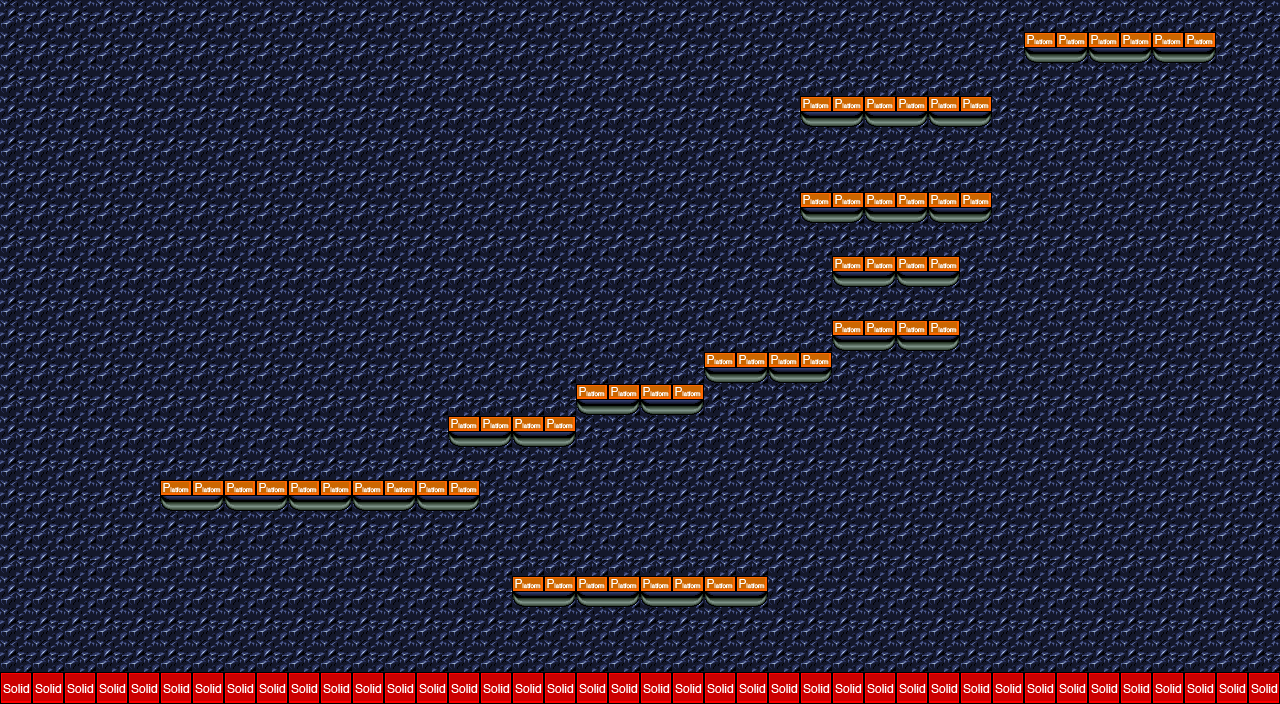

A level layout from a 2D game, rendered from its tile map. Below: a short description, then the map file with tile-grid data replaced by summaries:
An orthogonal 40x22 tile map with 32x32 px tiles, 4 tile layers (bg, background, foreground, collision), 2 tilesets and 1 object (localPlayer).

<map version="1.0" orientation="orthogonal" width="40" height="22" tilewidth="32" tileheight="32">
 <tileset firstgid="1" name="area03_level_tiles" tilewidth="32" tileheight="32">
  <image source="../images/area03_level_tiles.png" trans="ff00ff" width="640" height="480" />
 </tileset>
 <tileset firstgid="301" name="metatiles32x32" tilewidth="32" tileheight="32">
  <image source="../images/metatiles32x32.png" width="160" height="32" />
  <tile id="0">
   <properties>
    <property name="type" value="solid" />
   </properties>
  </tile>
  <tile id="1">
   <properties>
    <property name="type" value="platform" />
   </properties>
  </tile>
 </tileset>
 <layer name="bg" width="40" height="22">
  <data>[880 cells, 880 non-empty, 1 distinct tile ids]</data>
 </layer>
 <layer name="background" width="40" height="22">
  <data>[880 cells, 96 non-empty, 3 distinct tile ids]</data>
 </layer>
 <layer name="foreground" width="40" height="22">
  <data>[880 cells, 0 non-empty, 0 distinct tile ids]</data>
 </layer>
 <objectgroup name="objs" width="40" height="22">
  <object name="localPlayer" x="165" y="12" width="32" height="64">
   <properties>
    <property name="image" value="bear-sheet" />
    <property name="name" value="localPlayer" />
    <property name="spriteheight" value="620" />
    <property name="spritewidth" value="310" />
   </properties>
  </object>
 </objectgroup>
 <layer name="collision" width="40" height="22">
  <data>[880 cells, 96 non-empty, 2 distinct tile ids]</data>
 </layer>
</map>
